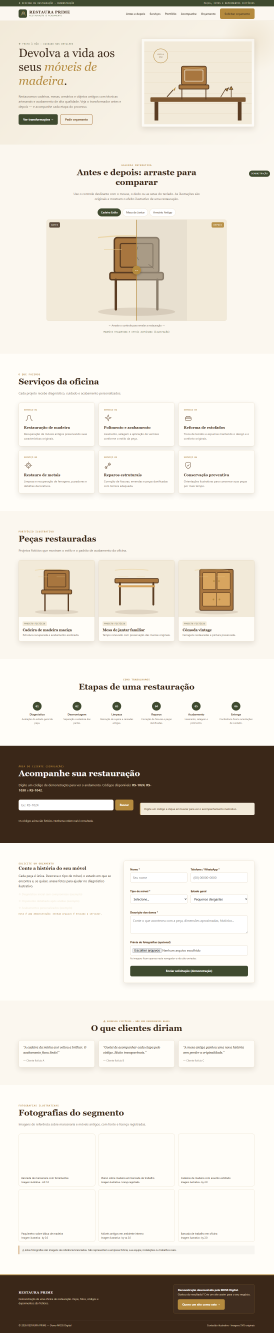
#> input picture demos/restaura-prime/tests/restaura-prime-desktop.png, 1366 x 6662 px, found by its file name (shown at 1/5 size)
$ python gerar-capas-moss15.py
#> lines starting #> are read from the running program, lines starting #| are printed output that depends on the picture
"""Gera capas WebP 1200x750 para as 3 demos publicadas (MOSS Digital)."""
from pathlib import Path
from PIL import Image

BASE = Path(r"C:\Users\Sylvia Camillo")
DEST = BASE / "mossdigital-publicacao" / "demos"

DEMOS = {
    "restaura-prime": BASE / "restaura-prime" / "tests" / "restaura-prime-desktop.png",
    "acesso-prime": BASE / "acesso-prime" / "tests" / "acesso-prime-desktop.png",
    "inspect-prime": BASE / "inspect-prime" / "tests" / "inspect-prime-desktop.png",
}

LARGURA, ALTURA = 1200, 750

for nome, origem in DEMOS.items():
    with Image.open(origem) as img:
#> img is the input picture: PIL image 1366x6662 RGB; mean R, G, B 224.7, 218.7, 208.9
        img = img.convert("RGB")
        # Recorta o topo (cabeçalho + hero) com proporção 1.6
        altura_corte = round(img.width / (LARGURA / ALTURA))
#> altura_corte = 854
        img = img.crop((0, 0, img.width, min(altura_corte, img.height)))
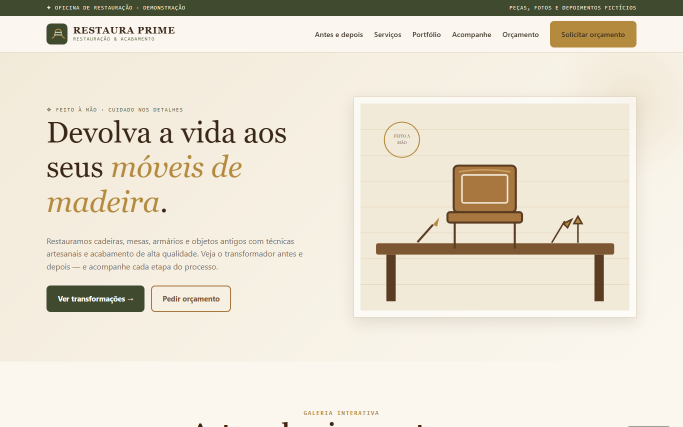
#> img: PIL image 1366x854 RGB (shown at 1/2 size); mean R, G, B 231.8, 225.1, 210.3
        img = img.resize((LARGURA, ALTURA), Image.LANCZOS)
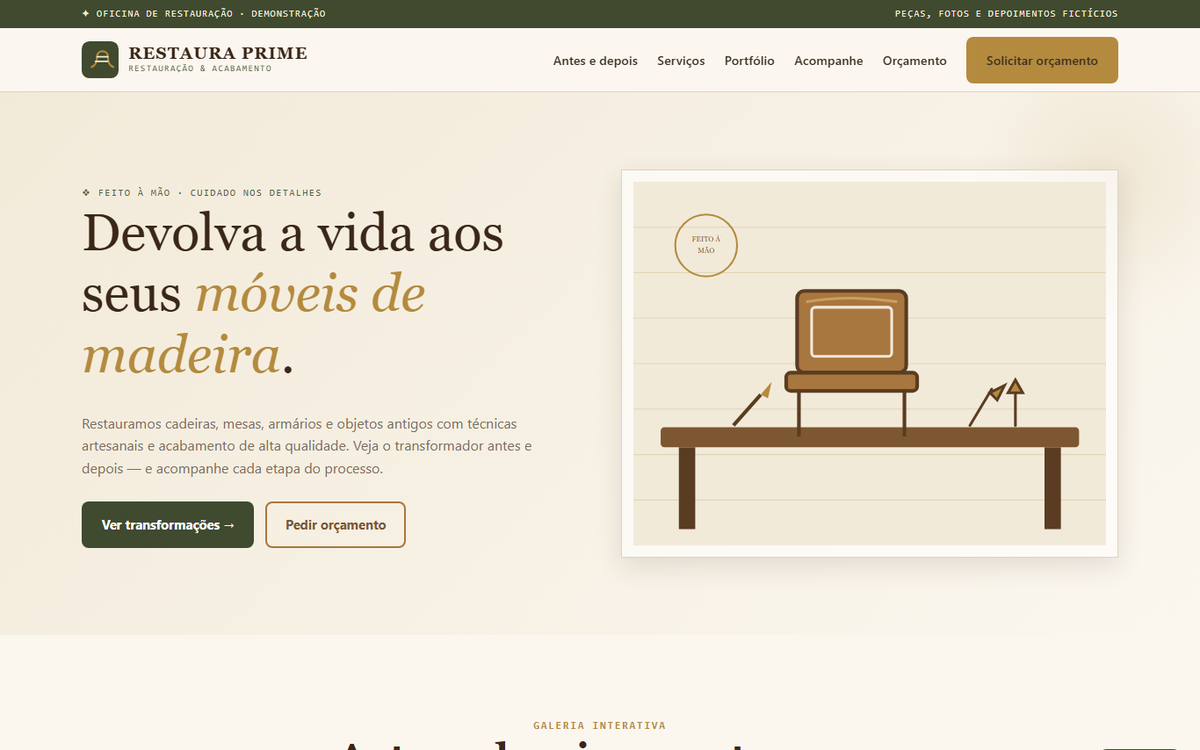
#> img: PIL image 1200x750 RGB; mean R, G, B 231.8, 225, 210.3
        saida = DEST / nome / "img" / "capa-card.webp"
        img.save(saida, "WEBP", quality=82, method=6)
#> (the run stopped early here; a loop or call above may not have finished)
